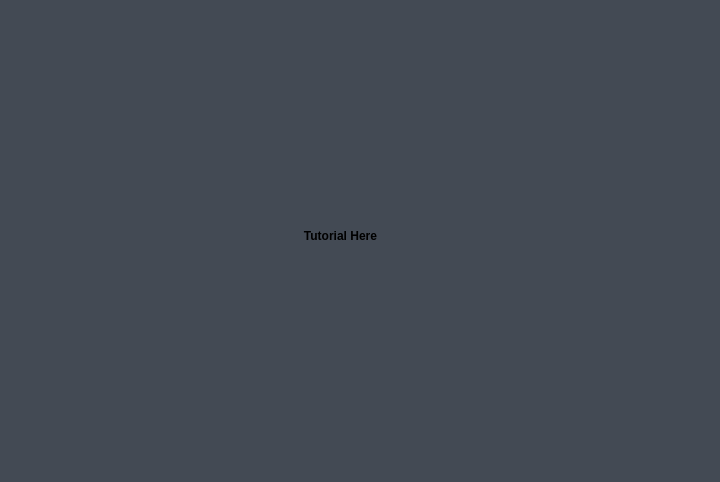
<?xml version="1.0" encoding="UTF-8"?>
<ui version="4.0">
 <class>Tutorial</class>
 <widget class="QWidget" name="Tutorial">
  <property name="geometry">
   <rect>
    <x>0</x>
    <y>0</y>
    <width>720</width>
    <height>482</height>
   </rect>
  </property>
  <property name="palette">
   <palette>
    <active>
     <colorrole role="Base">
      <brush brushstyle="SolidPattern">
       <color alpha="255">
        <red>255</red>
        <green>255</green>
        <blue>255</blue>
       </color>
      </brush>
     </colorrole>
     <colorrole role="Window">
      <brush brushstyle="SolidPattern">
       <color alpha="255">
        <red>67</red>
        <green>74</green>
        <blue>84</blue>
       </color>
      </brush>
     </colorrole>
    </active>
    <inactive>
     <colorrole role="Base">
      <brush brushstyle="SolidPattern">
       <color alpha="255">
        <red>255</red>
        <green>255</green>
        <blue>255</blue>
       </color>
      </brush>
     </colorrole>
     <colorrole role="Window">
      <brush brushstyle="SolidPattern">
       <color alpha="255">
        <red>67</red>
        <green>74</green>
        <blue>84</blue>
       </color>
      </brush>
     </colorrole>
    </inactive>
    <disabled>
     <colorrole role="Base">
      <brush brushstyle="SolidPattern">
       <color alpha="255">
        <red>67</red>
        <green>74</green>
        <blue>84</blue>
       </color>
      </brush>
     </colorrole>
     <colorrole role="Window">
      <brush brushstyle="SolidPattern">
       <color alpha="255">
        <red>67</red>
        <green>74</green>
        <blue>84</blue>
       </color>
      </brush>
     </colorrole>
    </disabled>
   </palette>
  </property>
  <property name="windowTitle">
   <string>Form</string>
  </property>
  <widget class="QPushButton" name="pushButton">
   <property name="geometry">
    <rect>
     <x>60</x>
     <y>70</y>
     <width>561</width>
     <height>331</height>
    </rect>
   </property>
   <property name="styleSheet">
    <string notr="true"> QPushButton { 
background-color: &quot;#CCD1D9&quot;; 
color: &quot;#434A54&quot;; 
border-radius: 10px;
font-weight: bold;
border: none; 
}
 QPushButton:pressed {
     background-color: #E6E9ED
 }</string>
   </property>
   <property name="text">
    <string>Tutorial Here</string>
   </property>
  </widget>
 </widget>
 <resources/>
 <connections/>
</ui>
